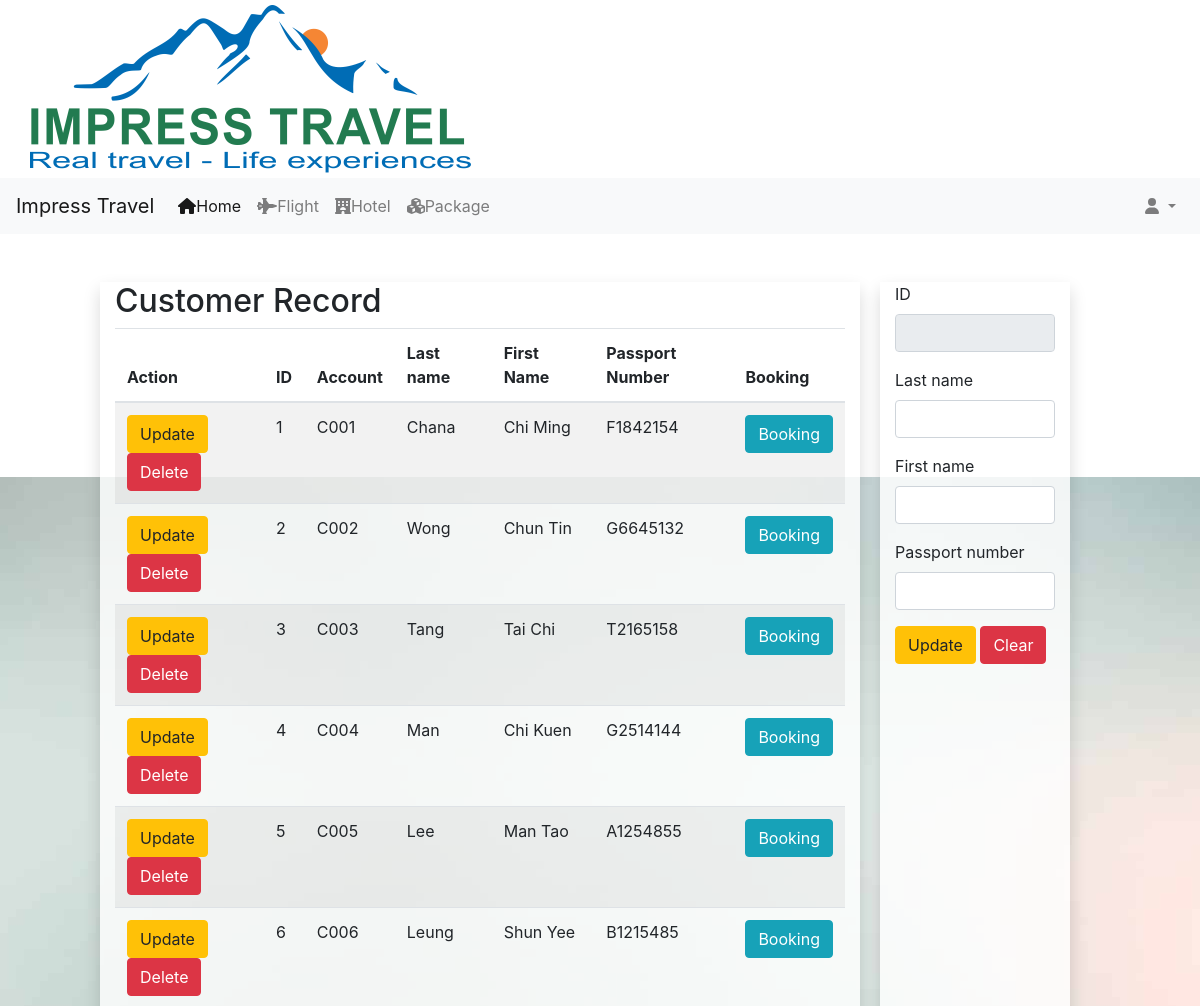
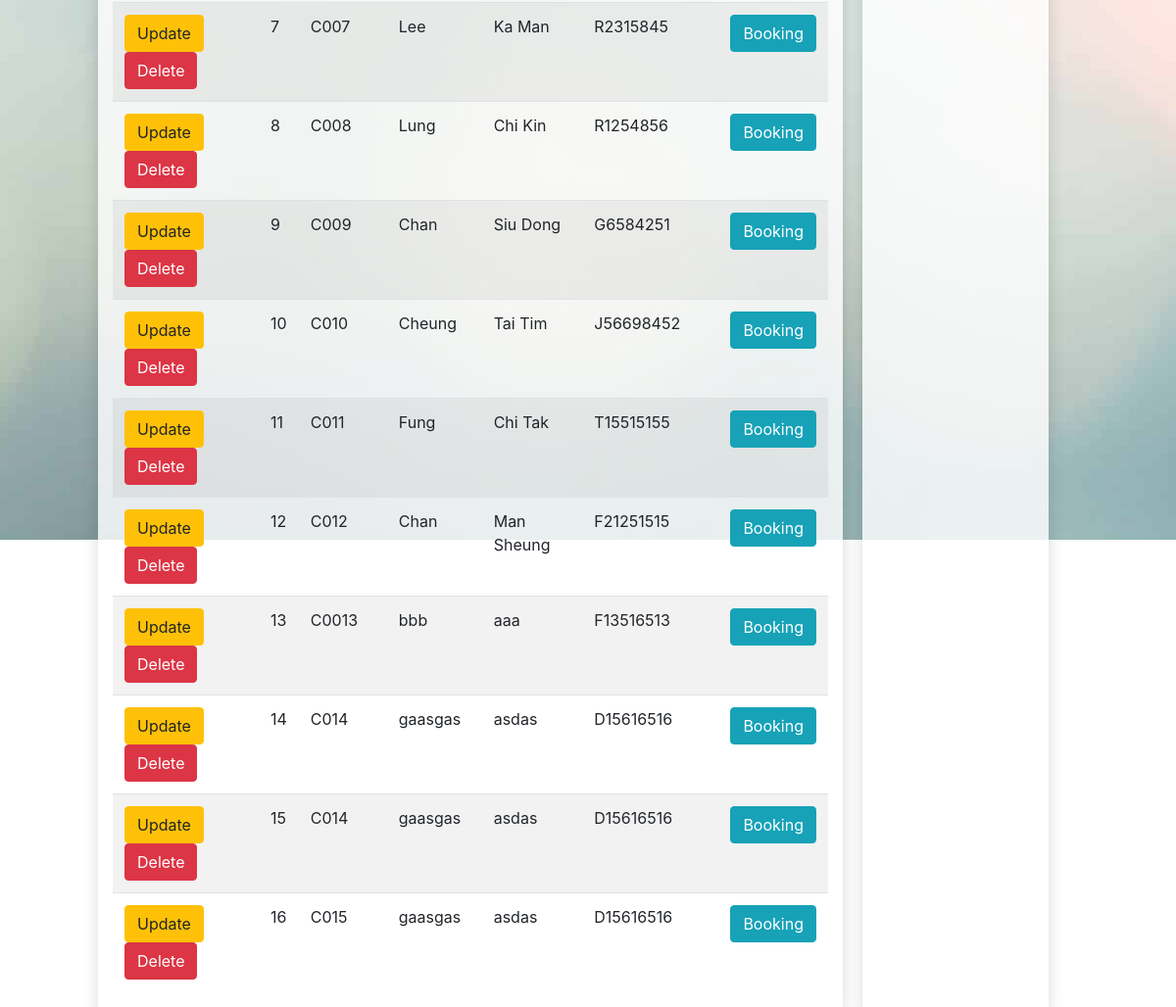
Screenshot of /staff_edit_customer.php (signed in) with the database file from the repository (2 pictures, top to bottom).
### tables this page shows
CREATE TABLE IF NOT EXISTS `user` (
`user_id` int(10) unsigned NOT NULL,
  `user_account` varchar(20) NOT NULL,
  `password` varchar(18) NOT NULL,
  `user_email` varchar(100) NOT NULL,
  `lastname` varchar(15) NOT NULL,
  `firstname` varchar(30) NOT NULL,
  `DateOfBirth` date NOT NULL,
  `Gender` varchar(1) NOT NULL,
  `passport_no` varchar(15) NOT NULL,
  `contact_no` varchar(15) NOT NULL,
  `Nationality` varchar(15) NOT NULL
);

### public_html/staff_edit_customer.php (the view, shortened to what this page needs)
<!DOCTYPE html>
<html lang="en">
<head>
    <link href="css/bootstrap/bootstrap.min.css" rel="stylesheet" type="text/css">
    <link href="css/fa/all.css" rel="stylesheet" type="text/css">
    <link href="css/layout.css" rel="stylesheet" type="text/css">
</head>
<body>
<div class="container">
    <div class="row">
      <img src="src/image/logo.png" style="padding: 5px 0 5px 0;"/>
    </div>
</div>
<nav class="navbar navbar-expand-lg navbar-light bg-light">
  <a class="navbar-brand" href="index.php">Impress Travel</a>
  <div class="collapse navbar-collapse" id="navbarSupportedContent">
    <ul class="navbar-nav mr-auto">
      <li class="nav-item active">
        <a class="nav-link" href="index.php"><i class="fas fa-home" style="font-size:16px"></i>Home <span class="sr-only">(current)</span></a>
      </li>
      <li class="nav-item">
        <a class="nav-link" href="search_flight.php"><i class="fas fa-fighter-jet" style="font-size:16px"></i>Flight</a>
      </li>
      <li class="nav-item">
        <a class="nav-link" href="search_hotel.php"><i class="fas fa-hotel" style="font-size:16px"></i>Hotel</a>
      </li>
      <li class="nav-item">
        <a class="nav-link" href="list_package.php"><i class="fas fa-cubes" style="font-size:16px"></i>Package</a>
      </li>
    </ul>
    <ul class="nav navbar-nav navbar-right">
        <li class="nav-item dropdown">
            <a class="nav-link dropdown-toggle" href="#" id="navbarDropdown" role="button" data-toggle="dropdown" aria-haspopup="true" aria-expanded="false">
            <i class="fas fa-user" style="font-size:16px"></i>
            </a>
          </li>
    </uL>
  </div>
</nav>
<div class="container-fluid mt-5">
  <div class="row col-12" style="justify-content: center;">
    <div class="well col-md-8 col-md-offset-1 shadow trbox" style="margin-right:20px">
    <h2>Customer Record</h2>
      <table class="table table-striped">
        <thead>
          <tr>
            <th>Action</th>
            <th>ID</th>
            <th>Account</th>
            <th>Last name</th>
            <th>First Name</th>
            <th>Passport Number</th>
            <th>Booking</th>
          </tr>
        </thead>
        <tbody>
		<?php
			require('conn.php');
			$sql = "SELECT * FROM user;";
			$rs = mysqli_query($conn, $sql) or die(mysqli_error($conn));
			while($rc = mysqli_fetch_assoc($rs)) {
				?>
          <tr>
            <td><a class="btn btn-warning" href="staff_edit_customer.php?id=<?php echo $rc['user_id'] ?>" role="button">Update</a>
              <a class="btn btn-danger" href="staff_edit_customer_delete.php?id=<?php echo $rc['user_id'] ?>" role="button">Delete</a></td>
            <td><?php echo $rc['user_id'] ?></td>
            <td><?php echo $rc['user_account'] ?></td>
            <td><?php echo $rc['lastname'] ?></td>
            <td><?php echo $rc['firstname'] ?></td>
            <td><?php echo $rc['passport_no'] ?></td>
            <td><a class="btn btn-info" href="staff_edit_booking.php?id=<?php echo $rc['user_id'] ?>" role="button">Booking</a></td>
          </tr>
		  <?php
			}
			?>
        </tbody>
      </table>
    </div>
        <div class="well col-md-2 shadow trbox">
      <form method="post" action="staff_edit_customer_update.php" arole="form">
        <div class="form-group">
          <label>ID</label>
          <input type="text" class="form-control" name="user_id" readonly value="<?php if(isset($rc['user_id'])) echo $rc['user_id'] ?>">
        </div>
        <div class="form-group">
          <label>Last name</label>
          <input type="text" class="form-control" name="lastname" value="<?php if(isset($rc['user_id'])) echo $rc['lastname'] ?>">
        </div>
        <div class="form-group">
          <label>First name</label>
          <input type="text" class="form-control" name="firstname" value="<?php if(isset($rc['user_id'])) echo $rc['firstname'] ?>">
        </div>
        <div class="form-group">
          <label>Passport number</label>
          <input type="text" class="form-control" name="passport" value="<?php if(isset($rc['user_id'])) echo $rc['passport_no'] ?>">
        </div>
        <button type="submit" class="btn btn-warning">Update</button>
        <button type="reset" class="btn btn-danger">Clear</button>
      </form>
    </div>
  </div>
</div>
</body>
</html>

### public_html/css/fa/all.css (style rules this page uses)
.fa-cubes:before { content: "\f1b3"; }
.fa-hotel:before { content: "\f594"; }
.fa-user:before { content: "\f007"; }

### public_html/css/layout.css (style rules this page uses)
body { background-image: url(../src/image/background.jpg); background-attachment: fixed; background-position: center; background-repeat: no-repeat; }
.shadow { box-shadow: 0 6px 12px rgba(0, 0, 0, .175); }
.trbox { background-color: rgba(255, 255, 255, 0.8); }

### rows the page displays
user: user_id "1", user_account "C001", lastname "Chana", firstname "Chi Ming", passport_no "F1842154"
user: user_id "2", user_account "C002", lastname "Wong", firstname "Chun Tin", passport_no "G6645132"
user: user_id "3", user_account "C003", lastname "Tang", firstname "Tai Chi", passport_no "T2165158"
user: user_id "4", user_account "C004", lastname "Man", firstname "Chi Kuen", passport_no "G2514144"
user: user_id "5", user_account "C005", lastname "Lee", firstname "Man Tao", passport_no "A1254855"
user: user_id "6", user_account "C006", lastname "Leung", firstname "Shun Yee", passport_no "B1215485"
user: user_id "7", user_account "C007", lastname "Lee", firstname "Ka Man", passport_no "R2315845"
user: user_id "8", user_account "C008", lastname "Lung", firstname "Chi Kin", passport_no "R1254856"
user: user_id "9", user_account "C009", lastname "Chan", firstname "Siu Dong", passport_no "G6584251"
user: user_id "10", user_account "C010", lastname "Cheung", firstname "Tai Tim", passport_no "J56698452"
user: user_id "11", user_account "C011", lastname "Fung", firstname "Chi Tak", passport_no "T15515155"
user: user_id "12", user_account "C012", lastname "Chan", firstname "Man Sheung", passport_no "F21251515"
user: user_id "13", user_account "C0013", lastname "bbb", firstname "aaa", passport_no "F13516513"
user: user_id "14", user_account "C014", lastname "gaasgas", firstname "asdas", passport_no "D15616516"
user: user_id "15", user_account "C014", lastname "gaasgas", firstname "asdas", passport_no "D15616516"
user: user_id "16", user_account "C015", lastname "gaasgas", firstname "asdas", passport_no "D15616516"
